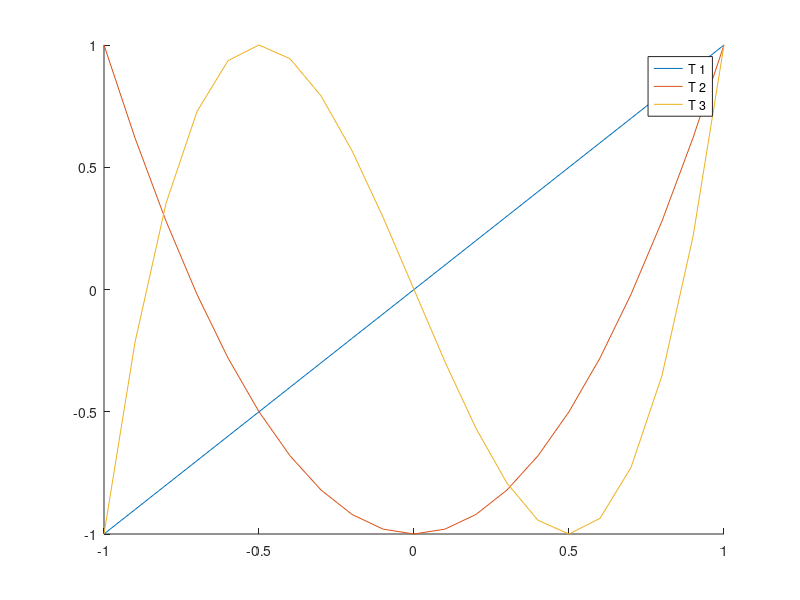

MATLAB code for this plot:
T = @(n, t) cos(n .* acos(t));

t = [-1:0.1:1];

clf;  
hold on;

for i = [1:3]
  plot(t, T(i, t), sprintf(";T %d;", i))
endfor

hold off;
